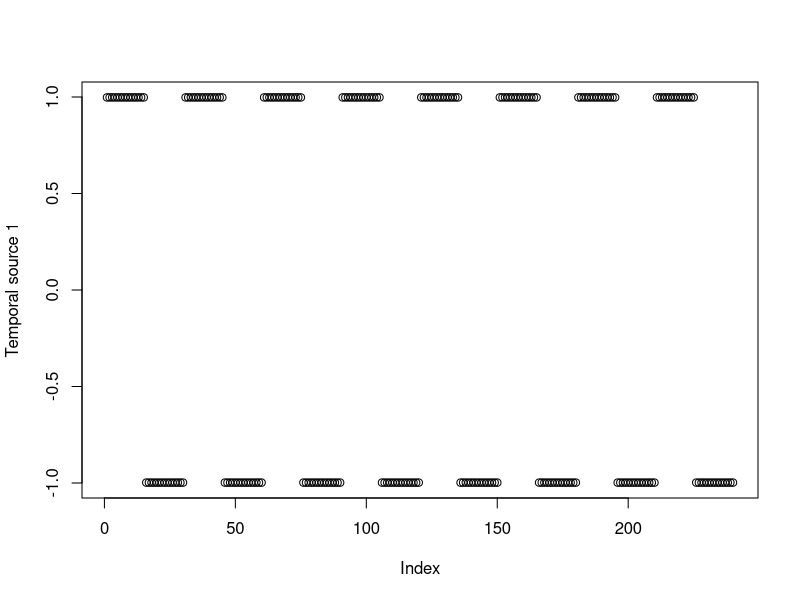
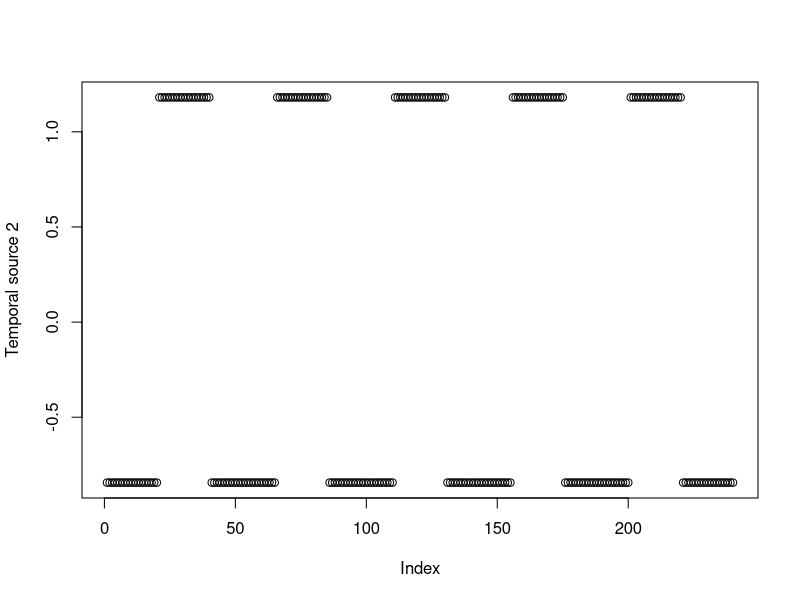
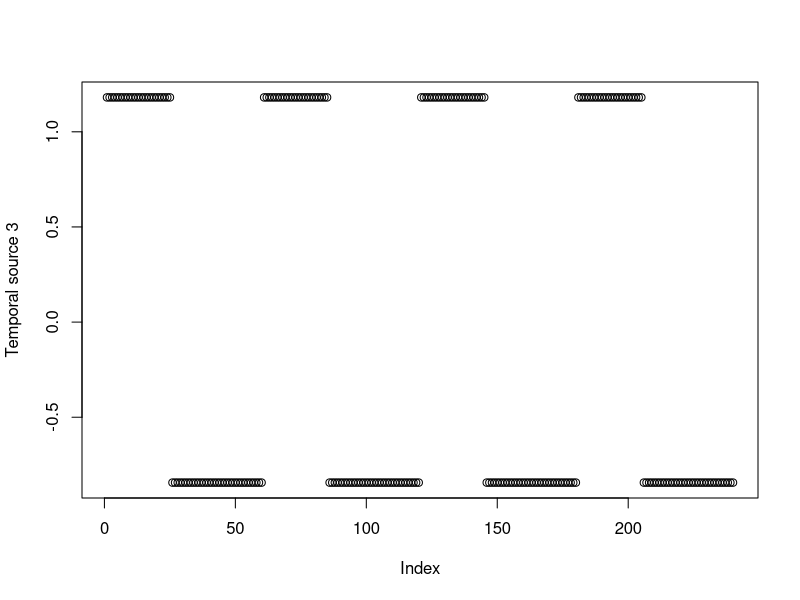
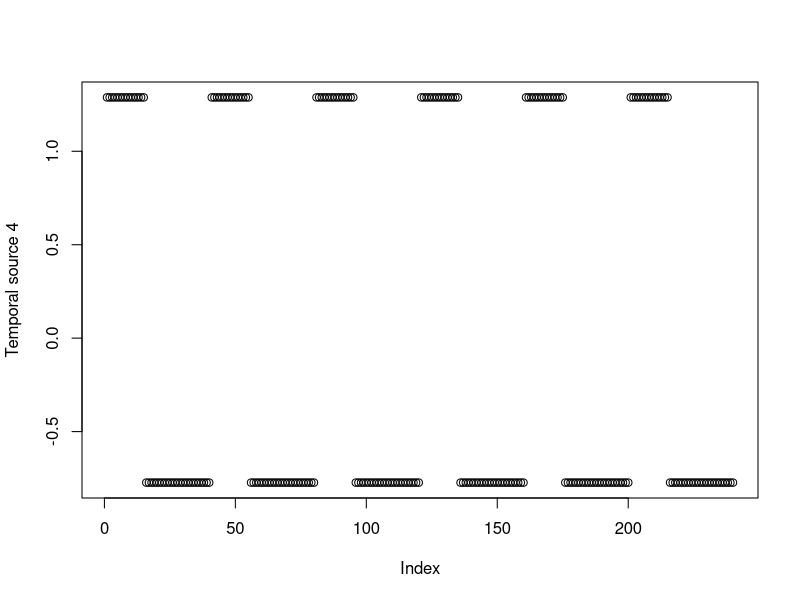
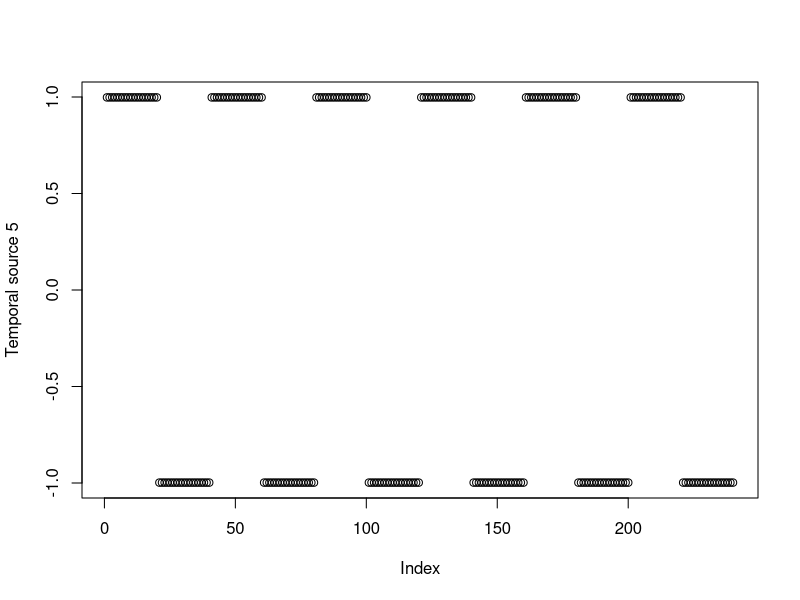
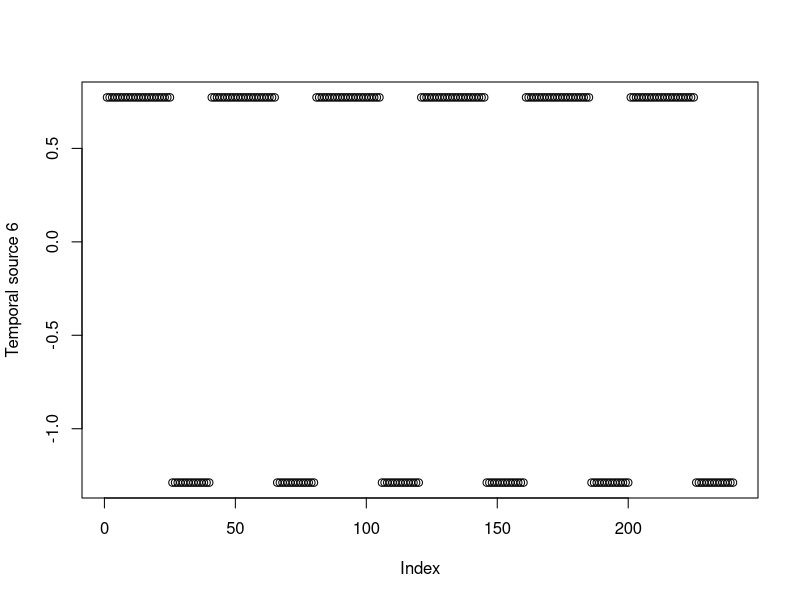
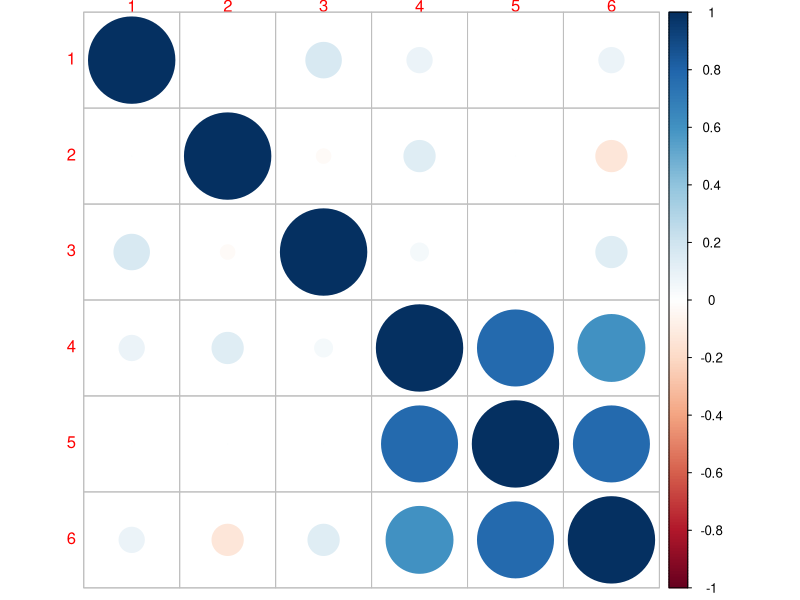

Recreate these plots in R, in order.
## ---- chunk 1
install.packages("corrplot")
library(corrplot)
## ---- chunk 2
# 1a
create_TC = function(interval, one_time, start_time){
  
  # Create initial matrix
  TC = matrix(0, 240, 1)
  
  # Counts for how many ones have been added / not added
  on_count = 1
  off_count = 0
  
  for(i in 1:240){
    
    # Check if the current time in source is before our start time
    if (i <= start_time) {
      next
    }
    
    # Change value in matrix if it is within the time period to do so 
    # Otherwise increment the time that one has not been added
    # Reset if at the end of a interval
    if(on_count <= one_time) {
      TC[i] = 1
      on_count = on_count + 1
    } else{
      off_count = off_count + 1
      if (off_count == interval - one_time) {
        on_count = 1
        off_count = 0
      }
  
    }
  
  }
  return(TC)
}
## ---- chunk 3
# 1a
TC1 = create_TC(30, 15, 0)
TC2 = create_TC(45, 20, 20)
TC3 = create_TC(60, 25, 0)
TC4 = create_TC(40, 15, 0)
TC5 = create_TC(40, 20, 0)
TC6 = create_TC(40, 25, 0)

## ---- chunk 4
# 1a
standardise_TC = function(TC) {
  TC_mean = mean(TC)
  TC_var = var(TC)
  TC1 = TC - TC_mean
  TC2 = TC1 / sqrt(TC_var[1])
  return(TC2)
}
## ---- chunk 5
# 1a
standard_TC1 = standardise_TC(TC1)
standard_TC2 = standardise_TC(TC2)
standard_TC3 = standardise_TC(TC3)
standard_TC4 = standardise_TC(TC4)
standard_TC5 = standardise_TC(TC5)
standard_TC6 = standardise_TC(TC6)
## ---- chunk 6
# 1a
plot(standard_TC1, ylab = "Temporal source 1")
plot(standard_TC2, ylab = "Temporal source 2")
plot(standard_TC3, ylab = "Temporal source 3")
plot(standard_TC4, ylab = "Temporal source 4")
plot(standard_TC5, ylab = "Temporal source 5")
plot(standard_TC6, ylab = "Temporal source 6")
## ---- chunk 7
# 1b
full_TC = matrix(c(standard_TC1, standard_TC2, standard_TC3, standard_TC4, standard_TC5, standard_TC6), 240, 6)
correlation = cor(full_TC)
corrplot(correlation, tl.srt = 0)
#help(corrplot)
## ---- chunk 8
# 1c
create_tmpSM = function(vert_start,vert_end, horo_start, horo_end) {
  tmpSM = matrix(0, 21, 21)
  tmpSM[vert_start:vert_end, horo_start:horo_end] = 1
  return(tmpSM)
}
## ---- chunk 9
tmpSM1 = create_tmpSM(2, 6, 2, 6)
tmpSM2 = create_tmpSM(2, 6, 15, 19)
tmpSM3 = create_tmpSM(8, 13, 2, 6)
tmpSM4 = create_tmpSM(8, 13, 15, 19)
tmpSM5 = create_tmpSM(15, 19, 2, 6)
tmpSM6 = create_tmpSM(15, 19, 15, 19)
## ---- chunk 10
#heatmap(tmpSM1, Colv = NA, Rowv = NA, scale="column")
#plot(tmpSM2)
#plot(tmpSM3)
#plot(tmpSM4)
#plot(tmpSM5)
#plot(tmpSM6)
## ---- chunk 11
tmpSM1 = matrix(tmpSM1, 1, 441)
tmpSM1 = matrix(tmpSM2, 1, 441)
tmpSM1 = matrix(tmpSM3, 1, 441)
tmpSM1 = matrix(tmpSM4, 1, 441)
tmpSM1 = matrix(tmpSM5, 1, 441)
tmpSM1 = matrix(tmpSM6, 1, 441)
tmpSM = matrix(c(tmpSM1, tmpSM2, tmpSM3, tmpSM4, tmpSM5, tmpSM6), 441, 6)
tmpSM = t(tmpSM)
